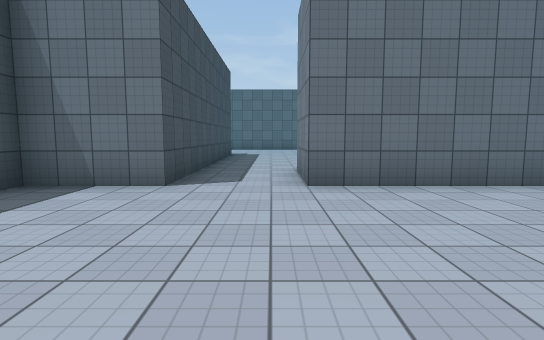
View 1 (above)

23 first-person views from a walk through a scene from a Unity 3-D project. The camera is 1.4 m above the floor, tilts 6° down and sees 80° across. Doors are open. The floor is counted in squares, 2 m on a side. Each view is taken from the middle of a square. On the plan, view 1 faces up. The plan holds only what a view shows up to about 10 squares ahead; the rest is blank. The place goes on beyond the plan. Some animated figures are not drawn. Surface patterns are stand-ins for the level's own textures.

View 2
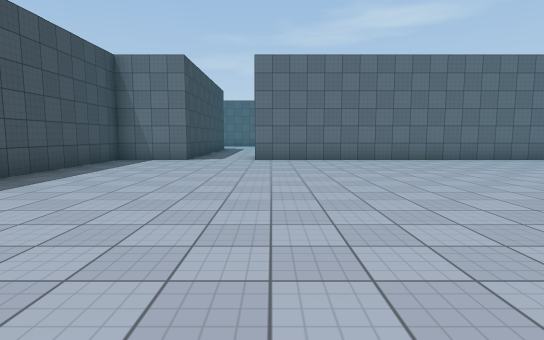

View 3
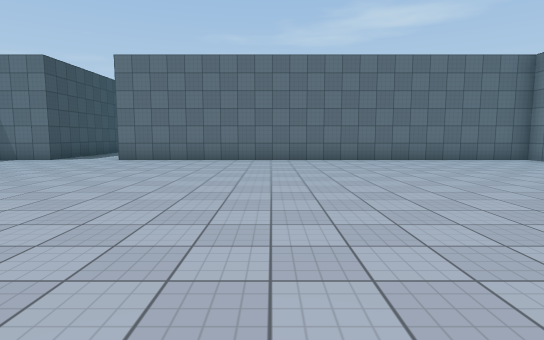

View 4
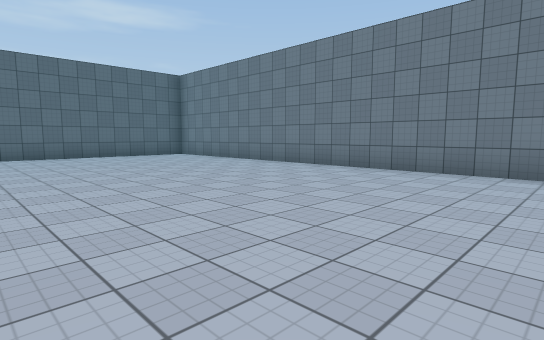

View 5
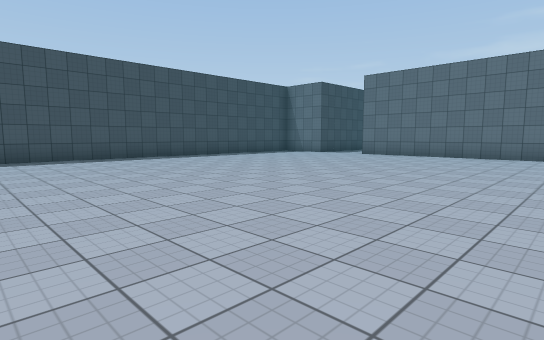

View 6
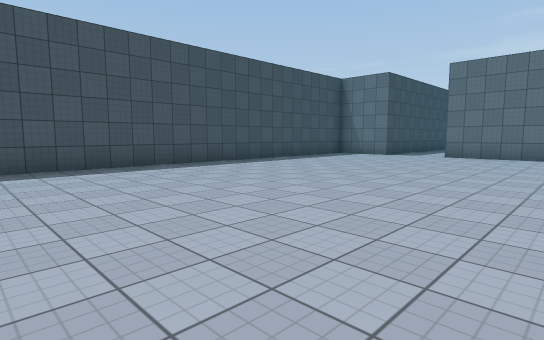

View 7
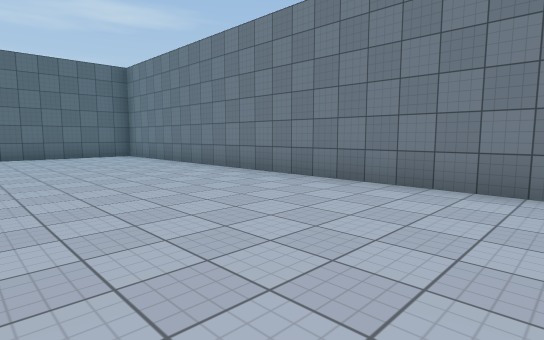

View 8
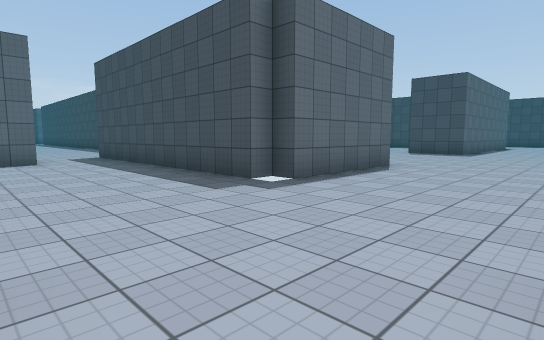

View 9
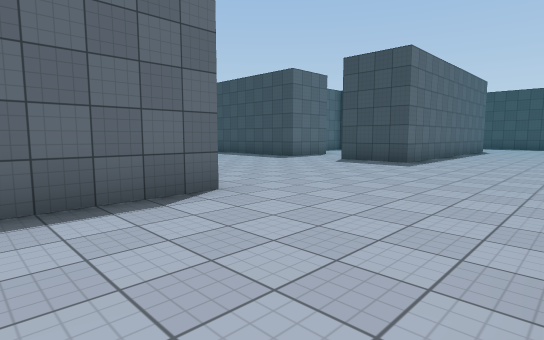

View 10
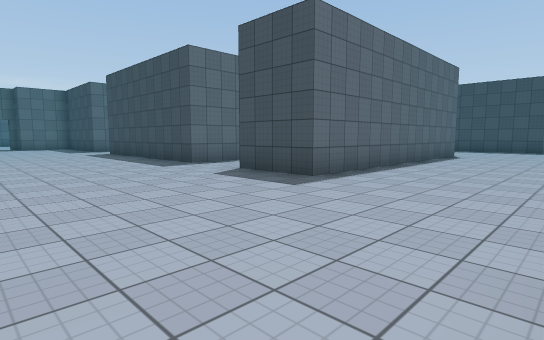

View 11
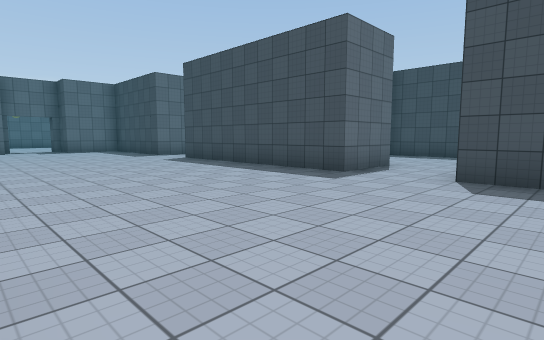

View 12
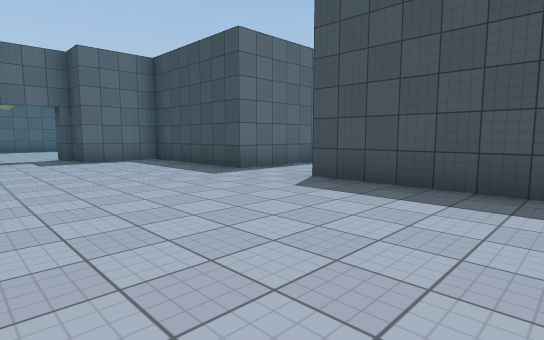

View 13
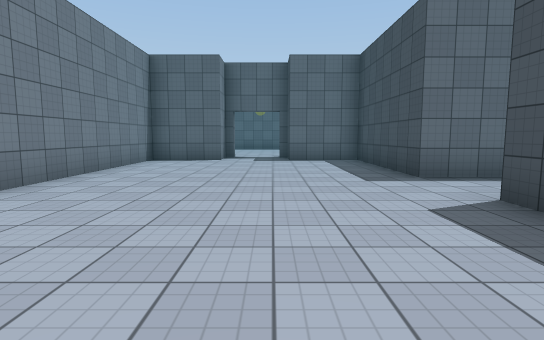

View 14
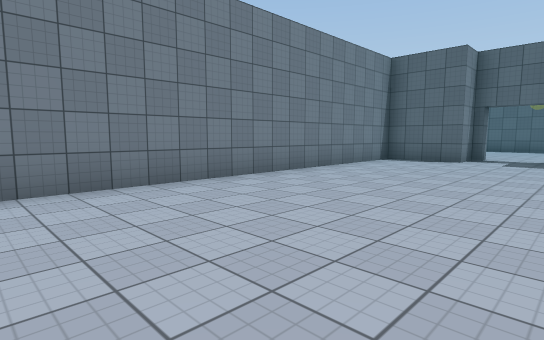

View 15
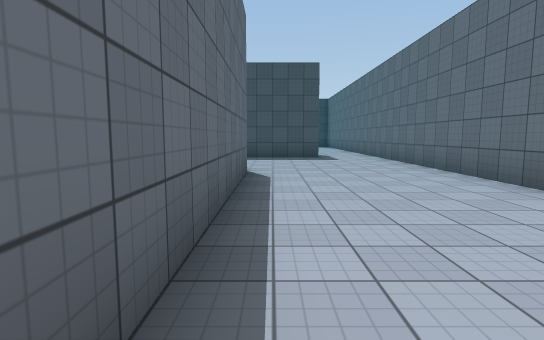

View 16
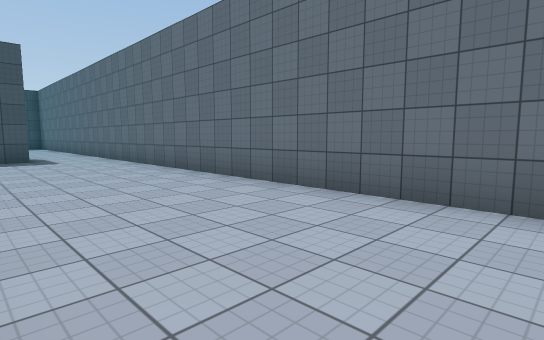

View 17
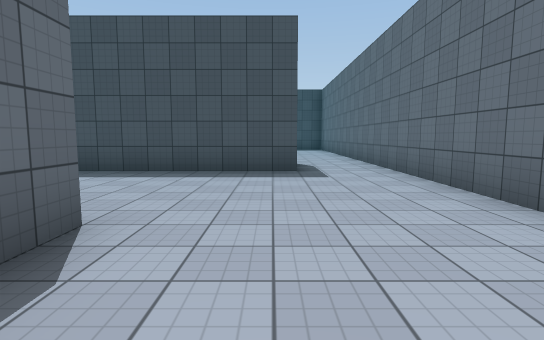

View 18
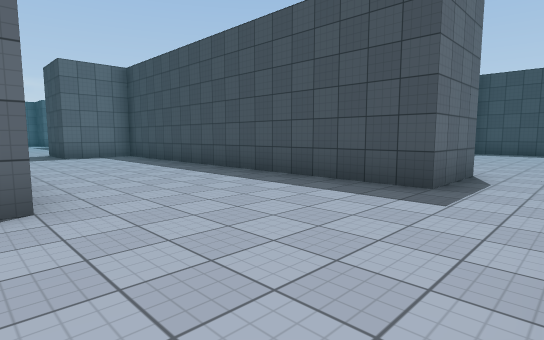

View 19
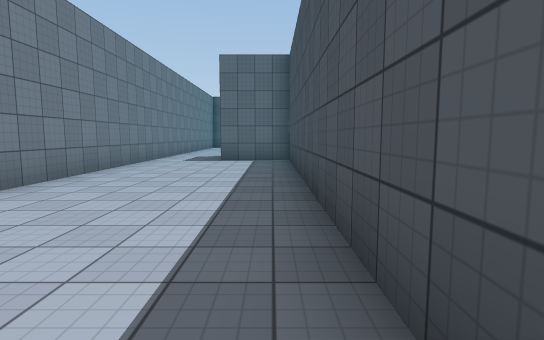

View 20
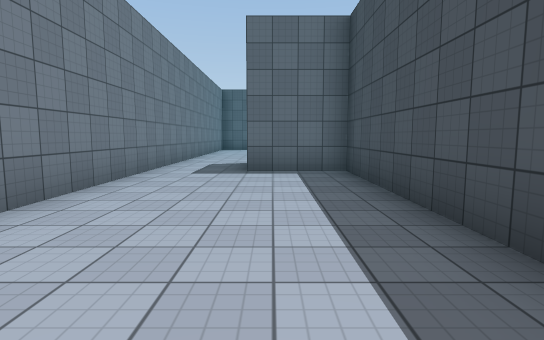

View 21
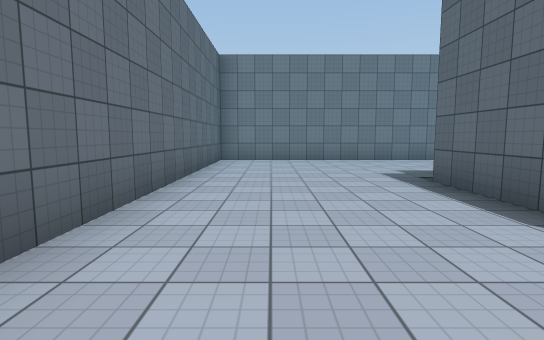

View 22
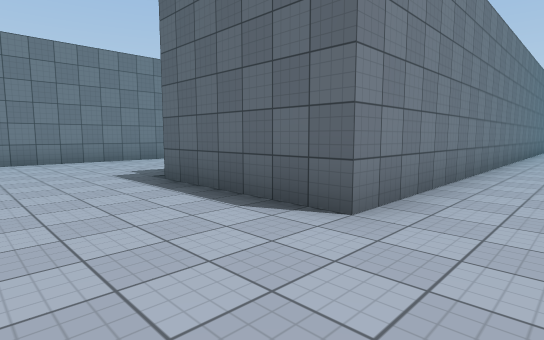

View 23
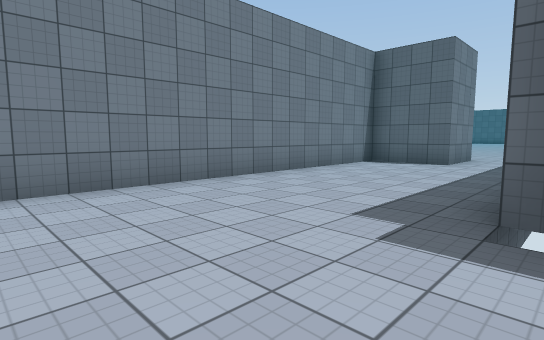

### Floor plan
Points are (right, up) in squares from view 1. A wall is a line through its corners. A room is listed if a view was taken in it or the views show most of it. See-through windows are left out.
Room 1 (views 1, 2, 3, 4, 5, 6, 7)
walls: (-1.5, 6.5) (-1.5, 4.5) (-3.5, 4.5) (-3.5, -6.4); (12.5, -6.8) (12.5, 4.5) (0.5, 4.5) (0.5, 6.5)
ways out: opening at (-0.5, 5.5) to room 2
Room 2 (views 8, 9, 10, 11, 12, 13, 14, 15, 16, 17, 18, 19, 20, 21, 22, 23)
walls: (-13.5, 8.5) (-11.5, 8.5) (-11.5, 2.5); (-13.2, 16.5) (-25.6, 16.5); (-14.1, 0.5) (-11.5, 0.5) (-11.5, -3.5) (-9.5, -3.5) (-9.5, -4.5); (-19.6, 12.5) (-11.5, 12.5) (-11.5, 10.5); (-19.5, 4.5) (-19.5, 9.9); (0.5, 6.5) (2.5, 6.5) (2.5, 16.5) (-5.2, 16.5); (-7.5, -4.5) (-7.5, -3.5) (-5.5, -3.5) (-5.5, 12.5) (-2, 12.5) (-2, 12) (-1.5, 12) (-1.5, 6.5); (-25.6, 14.5) (-23.5, 14.5) (-23.5, 4.5) (-21.5, 4.5)
ways out: opening at (-0.5, 5.5) to room 1; opening at (-25, 15.5); opening at (-20.5, 3.5); opening at (-12.5, 1.5); opening at (-12.5, 9.5); open door at (-8.5, -5)

Positions as (right, up) in squares from view 1, and headings:
1: (0, 0), facing up
2: (1, -5), facing up
3: (5, -5), facing up
4: (6, -7), facing up-right
5: (7, -7), facing up-left
6: (4, -7), facing up-left
7: (8, -7), facing up-right
8: (2, 16), facing down-left
9: (-3, 16), facing down-left
10: (-7, 16), facing down-left
11: (-6, 12), facing down-left
12: (-7, 6), facing down-left
13: (-9, 6), facing down
14: (-10, 6), facing down-right
15: (-13, 13), facing left
16: (-13, 13), facing up-left
17: (-17, 14), facing left
18: (-19, 16), facing down-left
19: (-23, 14), facing down
20: (-22, 11), facing down
21: (-7, 15), facing right
22: (-7, 15), facing down-right
23: (-2, 15), facing down-right
